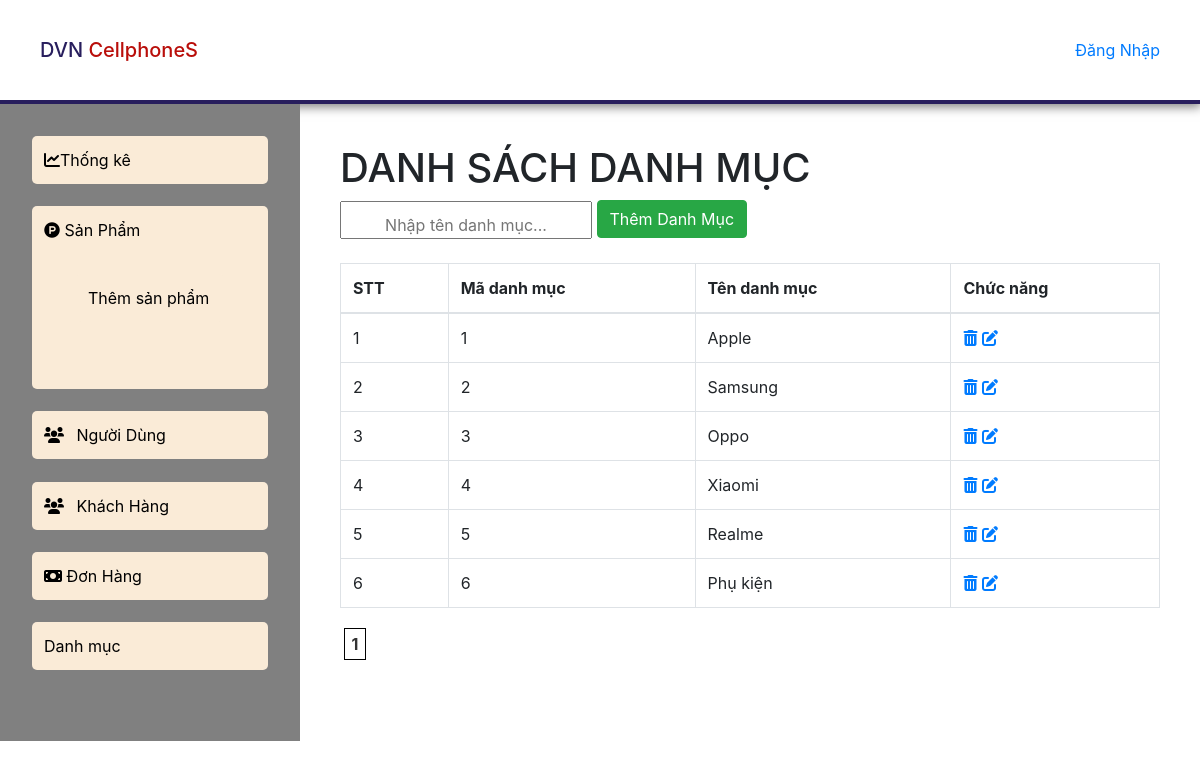
Page /DVNCellPhoneS/admin_category.php on the committed database.
### tables this page shows
CREATE TABLE `category` (
  `categoryID` int(11) UNSIGNED NOT NULL,
  `categoryName` varchar(50) NOT NULL
);

### DVNCellPhoneS/admin_category.php (the view, shortened to what this page needs)
<?php
    include('db/connect.php');
    include('include/useradmin.php');
    if(isset($_SESSION['user'])){
        $user=$_SESSION['user'];
    }else{
        $user=[];
    }
?>
<!DOCTYPE html>
<html lang="en">
<head>
    <link rel="stylesheet" href="css/ad.css">
    <link rel="stylesheet" href="https://cdnjs.cloudflare.com/ajax/libs/font-awesome/6.0.0-beta2/css/all.min.css"
 />
        <link rel="stylesheet" href="css/admin.css">
        <link rel="stylesheet" href="css/bill.css">
        <link rel="stylesheet" href="css/main.css">
        <link rel="stylesheet" href="https://maxcdn.bootstrapcdn.com/bootstrap/4.4.1/css/bootstrap.min.css">
    <link rel="stylesheet" href="css/grid.css">
</head>
<body>
<header class="header">
      <div class="container">
        <div class="logo">
            <h2>
                <span style="color: #281E5D;">DVN</span>
               <span style="color: #B90E0A;">CellphoneS</span>
            </h2>
        </div>
        <?php
            if(isset($user['username'])){
        ?>
        <div class="accout" id="log-and-reg">
          <a href="" class="login"><i class="ti-user"> </i>Xin chào <?php echo $user['username'] ?></a>
          <a onclick="return confirm('Bạn có chắc muốn đăng xuất?');" href="logout.php">Đăng xuất</a>
        </div>
        <?php
            }
            else{
        ?>
                <a href="login.php" class="login"><i class="ti-user"> </i>Đăng Nhập</a>
        <?php
            }
        ?>
      </div>
    </header>
<div class="flex">
            <div class="admin-left">
            <ul>
            <li><a href="admin.php"><i class="fa-solid fa-chart-line"></i>Thống kê</a></li>
            <li><a href="admin_product.php"><i class="fa-brands fa-product-hunt"></i> Sản Phẩm</a>
                <ul>
                    <li><a href="admin_add_product.php">Thêm sản phẩm</a></li>
                </ul>
            </li>
            <li><a href="admin_account.php"><i class="fa-solid fa-users w-5 mr-2"></i> Người Dùng</a></li>
            <li><a href="admin_customer.php"><i class="fa-solid fa-users w-5 mr-2"></i> Khách Hàng</a></li>
            <li><a href="admin_bill.php"><i class="fa-solid fa-money-bill"></i> Đơn Hàng</a></li>
            <li><a href="admin_category.php">Danh mục</a></li>
        </ul>
            </div>
                <div class="content-bill">
                <h1>DANH SÁCH DANH MỤC</h1>
                <form action="" method="POST">
                    <input class="add-category" type="text" placeholder="Nhập tên danh mục..." name="categoryName">
                    <button onclick="return confirm('Bạn muốn thêm danh mục này?');" type="submit" name="addCategory" class="btn btn-success" style="margin-bottom: 15px;">Thêm Danh Mục</button>                </form>
                <table class="table table-bordered table-hover">
                    <thead>
                        <tr>
                            <th>STT</th>
                            <th>Mã danh mục</th>
                            <th>Tên danh mục</th>
                            <th>Chức năng</th>
                        </tr>
                    </thead>
                    <tbody>
                        <?php
                        $item_page=!empty($_GET['per_page'])?$_GET['per_page']:10;
                        $sql_pd=mysqli_query($con,"select * from category");
                        $totalRecord=mysqli_num_rows($sql_pd);
                        $totalPage=ceil($totalRecord/$item_page);
                        $i=1;
                        $cate_query=mysqli_query($con,"select * from category order by categoryID ASC");
                        while($row_cate=mysqli_fetch_array($cate_query)){
                        ?>
                        <tr>
                            <td><?php echo $i++ ?></td>
                            <td><?php echo $row_cate['categoryID'];?></td>
                            <td><?php echo $row_cate['categoryName'];?></td>
                            <td>
                                <div class="bill-function">
                                    <a onclick="return confirm('Bạn có muốn xóa danh mục này?');" href="admin_category.php?pagelayout=delete&&id=<?php echo $row_cate['categoryID'];?>"><i class="fa-solid fa-trash-can"></i></a>
                                    <a onclick="return confirm('Bạn có muốn sửa danh mục này?');" href="admin_edit_category.php?pagelayout=edit&&id=<?php echo $row_cate['categoryID'];?>"><i class="fa-solid fa-pen-to-square"></i></a>
                                </div>
                            </td>
                        </tr>
                        <?php
                        }
                        ?>
                    </tbody>
                </table>
                <div class="pagination">
                <ul id="paging">
                            <?php for($number=1;$number<=$totalPage;$number++){
                            ?>
                            <li><a href="?admin_account&&per_page=10&page=<?php echo $number;?>"><?php echo $number;?></a></li>
                            <?php
                            }
                            ?>
                        </ul>
                </div>
        </div>
</div>
</body>
</html>

### DVNCellPhoneS/css/ad.css (style rules this page uses)
article, aside, details, figcaption, figure, footer, header, hgroup, menu, nav, section { display: block; }
body { line-height: 1; }
ol, ul { list-style: none; }
table { border-collapse: collapse; border-spacing: 0; }
html { --red-header-cl: #f73838; --blue-main-cl: #28135d; --red-hover-cl: rgb(185, 14, 10); --time-trans-hover: 0.3s; }
body { width: 100%; margin: 0px; padding: 0px; box-sizing: border-box; }
.container { width: 100%; height: auto; margin: 0 auto; padding-left: 15px; padding-right: 15px; position: relative; }
.header { border-bottom: solid var(--blue-main-cl); -webkit-box-shadow: 0px 12px 16px -15px rgba(0, 0, 0, 0.2); -moz-box-shadow: 0px 12px 16px -15px rgba(0, 0, 0, 0.2); box-shadow: 0px 12px 16px -15px rgba(0, 0, 0, 0.2); }
.header .container { display: flex; align-items: center; justify-content: space-between; padding: 5px 10px; height: 100px; }

### DVNCellPhoneS/css/admin.css (style rules this page uses)
* { padding: 0; margin: 0; box-sizing: border-box; }
a { color:#333; text-decoration: none; }
.header { width: 100%; height: auto; box-shadow: 0 2px 10px 1px rgb(0 0 0 / 50%); }
.logo h2 { margin: 0; font-size: 20px; padding-right: 0; }
.logo h2 span { padding: 0; }
#productlist table, th, td { border: 1px solid #333; }
.pagination { width: 100%; }
.pagination ul { text-align: center; }
.pagination ul li { display: inline-table; width: 30px; height: 60px; line-height: 40px; position: relative; }
.pagination ul li a { color: #333; font-size: 16px; font-weight: bold; }
.flex { display: flex; }
.admin-left { width: 30%; background: grey; height: auto; }
.admin-left ul { padding: 2rem; }
.admin-left ul li { margin-bottom: 1.4rem; background: antiquewhite; padding: 0.75rem; border-radius: 5px; }

### DVNCellPhoneS/css/bill.css (style rules this page uses)
.content-bill { width: 90%; padding: 40px 40px 0px; margin: 0 auto; height: auto; }
#billlist table, th, td { border: 1px solid #333; }

### DVNCellPhoneS/css/main.css (style rules this page uses)
* { padding: 0; margin: 0; box-sizing: border-box; }
.pagination { width: 100%; }
.pagination ul { text-align: center; }
.pagination ul li { display: inline-table; width: 30px; height: 60px; line-height: 40px; position: relative; }
.pagination ul li a { padding: 5px 7px; color: #333; border: 1px solid black; font-size: 16px; font-weight: bold; }
.container { padding-top: 25px; padding-left: 25px; padding-right: 25px; }
.header { border-bottom: 4px solid #281E5D; margin-bottom: 0; }
.logo h2 { margin: 0; padding-right: 0; }
.logo h2 span { padding: 0; }

### DVNCellPhoneS/admin_category.php (style rules this page uses)
.content-bill { width: 75%; padding: 40px 40px 0px; margin: 0 auto; height: auto; }
.flex { display: flex; }
.admin-left { width: 25%; background: grey; height: auto; }
.admin-left ul { padding: 2rem; }
.admin-left ul li { margin-bottom: 1.4rem; background: antiquewhite; padding: 0.75rem; border-radius: 5px; }
.add-category { padding-top: 10px; text-align: center; justify-content: center; }
.admin-left a { text-decoration: none; color: black; }

### rows in the picture
category: categoryID "1", categoryName "Apple"
category: categoryID "2", categoryName "Samsung"
category: categoryID "3", categoryName "Oppo"
category: categoryID "4", categoryName "Xiaomi"
category: categoryID "5", categoryName "Realme"
category: categoryID "6", categoryName "Phụ kiện"
